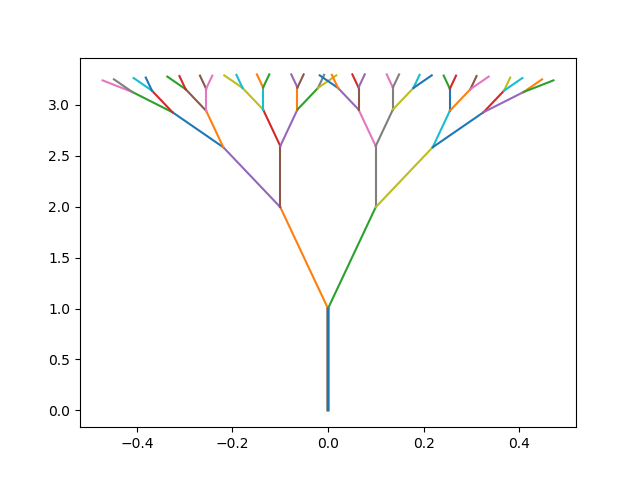

Generate this figure with Python:

from argparse import ArgumentParser
from math import sin, cos
from matplotlib import pyplot as plt

class tree_of_life(object):
    
    def __init__(self,generation=5,change_in_angle=0.1,length_rescale=0.6,length=1):
        self.generation=generation
        self.change_in_angle=change_in_angle
        self.length_rescale=length_rescale
        self.length=length
        self.initial_point=[[0,1,0]]
        
    def plots(self,x,y,new_point):
        """ Plot new branches.

    Parameters
    ----------
    x: int
        x-coordinate of the previous branch
    y: int
        y-coordinate of the previous branch
    new_point: list
        coordinates of new branch
    
    Returns
    -------
    plot
        plot of new branch      
    
    """       
        plt.plot([0,0],[0,1])
        plt.plot([x, new_point[-2][0]],[y, new_point[-2][1]]) 
        #plot from previous xy-coordinate to new xy-coordinate for the left hand side
        plt.plot([x, new_point[-1][0]],[y, new_point[-1][1]])
        #plot from previous xy-coordinate to new xy-coordinate for the right hand side
        plt.savefig('tree.png')

    def new_points(self,x,y,angle,length,change_in_angle,new_point): 
        """ Generate the new points of the new branches.

    Parameters
    ----------
    x: int
        x-coordinate of the previous branch
    y: int
        y-coordinate of the previous branch
    angle: float
        angle of the previous branch
    length: int
        The length of the branch. 
    new_point: list
        A empty list to be filled with the new points of the new branches
    
    Returns
    -------
    list
        New points of current branch       
    
    """                  
        new_point.append([x+length*sin(angle-change_in_angle), y+length*cos(angle-change_in_angle), 
        angle-change_in_angle])
        new_point.append([x+length*sin(angle+change_in_angle), y+length*cos(angle+change_in_angle), 
        angle+change_in_angle])

    def tree_branch(self,initial_point,length,change_in_angle,new_point,plot):
        """ Output the new points of the branches.

    Parameters
    ----------
    initial_point: list
        List containing the x,y and angle value of each point in the branch
    length: int
        The length of the branch.
    change_in_angle: float
        The increment or decrement of angle between branches. Default value=0.1.
    new_point: list
        A empty list to be filled with the new points of the new branches
    plot: bool
        Only plots if True. Default value=True.

    Returns
    -------
    list
        New points of current branch    
    plot(optional)
        The new branches
    
    """  
        for point in initial_point:
            x,y,angle=point
            self.new_points(x,y,angle,length,change_in_angle,new_point) 
            if plot:
                self.plots(x,y,new_point)

    def tree(self,generation=5,change_in_angle=0.1,length_rescale=0.6,length=1,plot=True): 
        """ Generate the tree of life.

    Parameters
    ----------
    generation: int
        Number of generations in the tree. Default value=5.
    change_in_angle: float
        The increment or decrement of angle between branches. Default value=0.1.
    length_rescale: float
        The rescale of the length of subsequent branch. Default value=0.6.
    length: int
        The length of the branch. Default value=1.
    plot: bool
        Only plots if True. Default value=True.

    Returns
    -------
    plot(optional)
        The tree of life
    list
        List of new points of every branch       
    
    """       
        initial_point=self.initial_point
        while (generation!=0):
            new_point=[]
            self.tree_branch(initial_point,length,change_in_angle,new_point,plot)
            initial_point=new_point
            length*=length_rescale
            generation-=1
            
if __name__ == "__main__":
    parser = ArgumentParser(description="The tree of life")
    parser.add_argument('generation', nargs='?', const=5, type=int)
    parser.add_argument('change_in_angle', nargs='?', const=0.1, type=float)
    parser.add_argument('length_rescale', nargs='?', const=0.6, type=float)
    parser.add_argument('length', nargs='?', const=1, type=int)
    parser.add_argument('--plot', action = "store_true")
    arguments = parser.parse_args()
    
    initial=tree_of_life(arguments.generation,arguments.change_in_angle,arguments.length_rescale,arguments.length)
    initial.tree(False)
    
    if arguments.plot:
        initial.tree()